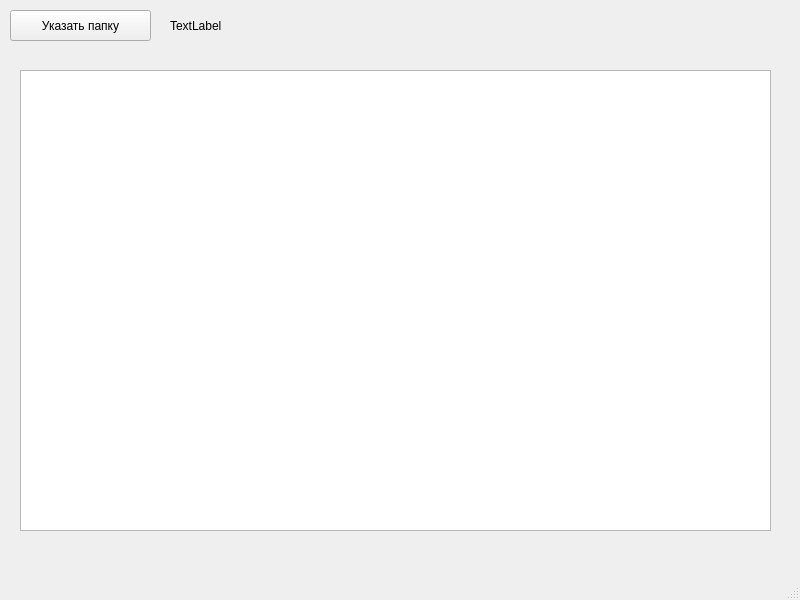
<?xml version="1.0" encoding="UTF-8"?>
<ui version="4.0">
 <class>MainWindow</class>
 <widget class="QMainWindow" name="MainWindow">
  <property name="geometry">
   <rect>
    <x>0</x>
    <y>0</y>
    <width>800</width>
    <height>600</height>
   </rect>
  </property>
  <property name="windowTitle">
   <string>MainWindow</string>
  </property>
  <widget class="QWidget" name="centralwidget">
   <widget class="QPushButton" name="pushButton">
    <property name="geometry">
     <rect>
      <x>10</x>
      <y>10</y>
      <width>141</width>
      <height>31</height>
     </rect>
    </property>
    <property name="text">
     <string>Указать папку</string>
    </property>
   </widget>
   <widget class="QLabel" name="label_sf">
    <property name="geometry">
     <rect>
      <x>170</x>
      <y>10</y>
      <width>171</width>
      <height>31</height>
     </rect>
    </property>
    <property name="text">
     <string>TextLabel</string>
    </property>
   </widget>
   <widget class="QLabel" name="label_files">
    <property name="geometry">
     <rect>
      <x>340</x>
      <y>10</y>
      <width>121</width>
      <height>31</height>
     </rect>
    </property>
    <property name="text">
     <string/>
    </property>
   </widget>
   <widget class="QTreeView" name="treeView">
    <property name="geometry">
     <rect>
      <x>20</x>
      <y>70</y>
      <width>751</width>
      <height>461</height>
     </rect>
    </property>
   </widget>
  </widget>
  <widget class="QMenuBar" name="menubar">
   <property name="geometry">
    <rect>
     <x>0</x>
     <y>0</y>
     <width>800</width>
     <height>27</height>
    </rect>
   </property>
  </widget>
  <widget class="QStatusBar" name="statusbar"/>
 </widget>
 <resources/>
 <connections/>
</ui>
